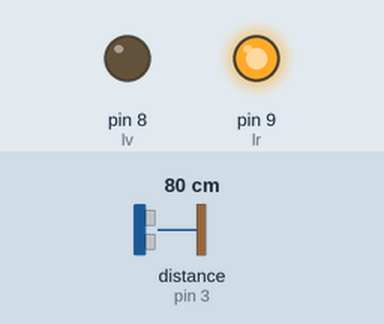
The sketch below on a simulated Arduino Uno, built with avr-gcc and run on an emulated ATmega328P. Parts: output pins drawn as LEDs (lit = HIGH). Wiring (inferred from the names in the program): ultrasonic range finder: trigger pin 2; echo pin 3. Inputs (shaded band) come from the test bench; at power-on: distance to the obstacle (sensor on pin 3) 80 cm. The echo pulse lasts 58.3 µs per cm; pins used as bus, display or sensor lines are not drawn; what the sketch prints to the serial monitor is not drawn.

Above: at 1.2 s.
1.3 s: distance to the obstacle (sensor on pin 3) set to 12 cm
4.3 s: distance to the obstacle (sensor on pin 3) set to 9 cm
At 5.0 s:
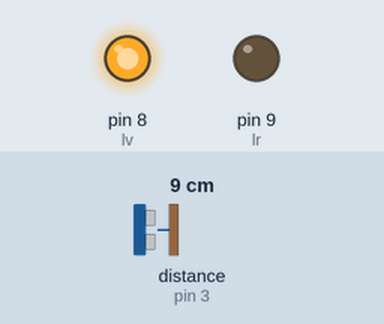
5.8 s: distance to the obstacle (sensor on pin 3) set to 5 cm
At 6.3 s:
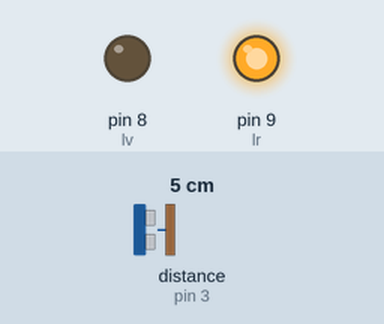
Timing chart, 0 to 8.8 s (numbered marks = the images above; inputs shaded):
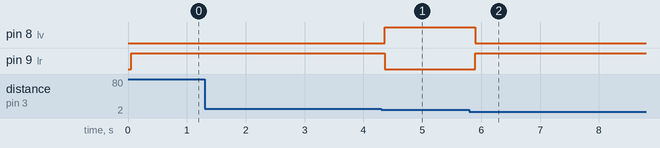

Measured:
- the behaviour switches between 11 and 10 cm on distance to the obstacle (sensor on pin 3) (found by bisection; images 0 and 1)
- the behaviour switches between 7 and 6 cm on distance to the obstacle (sensor on pin 3) (found by bisection; images 1 and 2)
- after the input at 1.3 s, every drawn part: stays the same
- after the input at 4.3 s, pin 8 (lv): LOW → HIGH after 0.06 s; pin 9 (lr): HIGH → LOW after 0.06 s
- after the input at 5.8 s, pin 8 (lv): HIGH → LOW after 0.10 s; pin 9 (lr): LOW → HIGH after 0.10 s

The sketch:

sketch_apr4a.ino
```cpp
#define trigPin 2
#define echoPin 3

int lr=9;
int lv=8;

long duration;
long distance;

void setup() {
  pinMode(echoPin, INPUT);
  pinMode(trigPin, OUTPUT);

  pinMode(lr, OUTPUT);
  pinMode(lv, OUTPUT);

  Serial.begin(9600);

}

void loop() {
  // put your main code here, to run repeatedly:
  digitalWrite(trigPin, LOW);
  delayMicroseconds(5);

  digitalWrite(trigPin, HIGH);
  delayMicroseconds(10);
  digitalWrite(trigPin, LOW);

  duration = pulseIn(echoPin, HIGH);

  distance = duration * 0.034 / 2;

  Serial.print("Distance = ");
  Serial.print(distance);
  Serial.print(" cm");
  delay(50);

  if(distance <= 5 || distance >= 10)
  {
    digitalWrite(lr, HIGH);
    digitalWrite(lv, LOW);
  }
  else
  {
    digitalWrite(lv, HIGH);
    digitalWrite(lr, LOW);
  }

}
```
